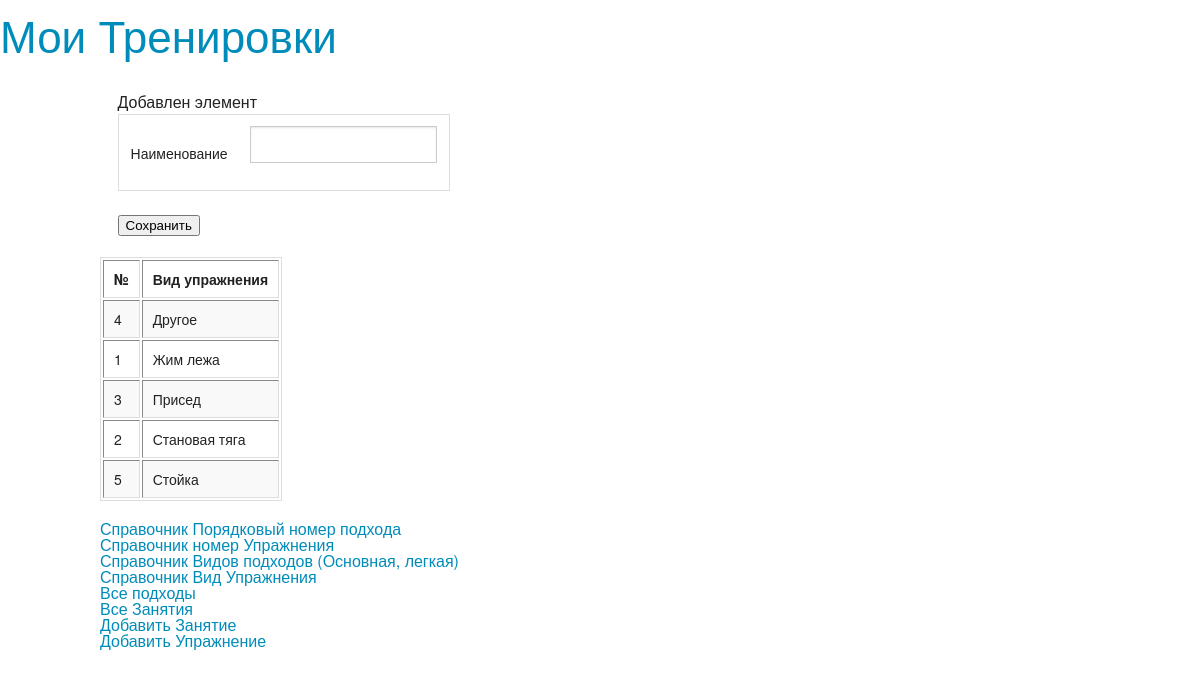
Screenshot of /add_vid_ypr/ with the database file from the repository.
### trenirovka/models.py (models this page shows, shortened)
class Vid_Treni(models.Model):
	name = models.CharField(max_length=25)
	class Meta :
		verbose_name    = u'Вид упражнения'
		verbose_name_plural  = u'Вид упражнений'
		ordering 		= [u'name']

### trenirovka/views.py (the view)
# urls.py: url(r'^add_vid_ypr/$', 'trenirovka.views.add_vid_ypr'),
def add_vid_ypr (request) :
	vid_treni_list = Vid_Treni.objects.all()
	return render_to_response ('add_vid_ypr.html', locals() )

### trenirovka/templates/add_vid_ypr.html
{% extends "index.html" %}
{% block sidebar %}
<ul>
Добавлен элемент {{name}}
<form method="GET" action="save_vid_ypr/">
	<table>
		<tr>
			<td>Наименование</td>
			<td><input type="text" name="vid" /></td>
		</tr>
	</table>
	<input type="submit" value="Сохранить"/>
</form>
</ul>
{% endblock %}
{% block content%}
		<table border="1">
					<td  style="font-weight:bold" > №</td>
					<td  style="font-weight:bold" >Вид упражнения</td>
			{% for trenya in vid_treni_list %}
				<tr>
					<td>{{trenya.id}}</td>
					<td>{{trenya.name}}</td>
				</tr>
			{% empty %}
				<tr><td>Категорий нет</td></tr>
			{% endfor%}
		</table>
{% endblock %}

### rows the page displays
Vid_Treni: id "4", name "Другое"
Vid_Treni: id "1", name "Жим лежа"
Vid_Treni: id "3", name "Присед"
Vid_Treni: id "2", name "Становая тяга"
Vid_Treni: id "5", name "Стойка"
